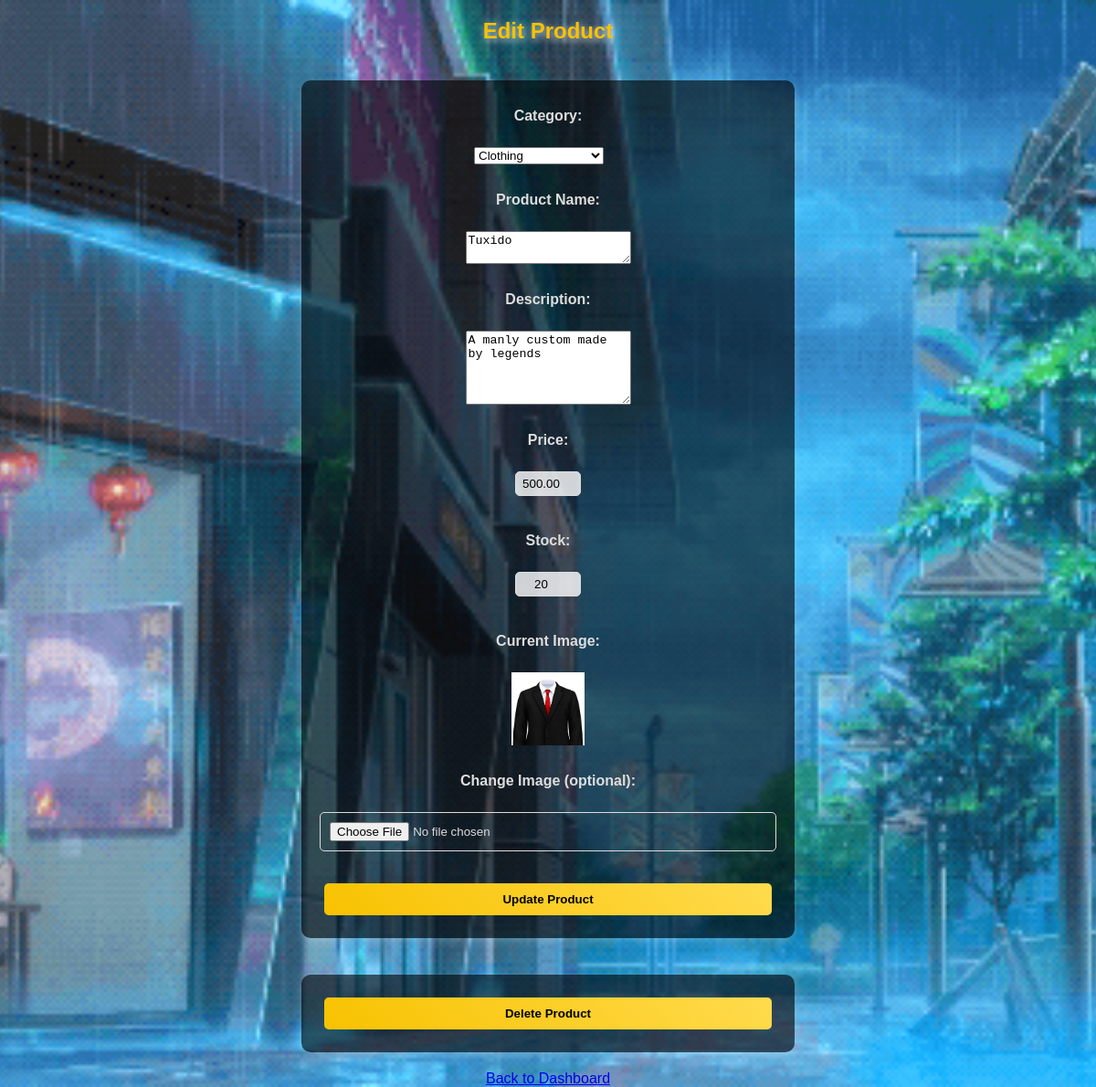
The page /admin/admin_edit_product.php?id=5 (signed in) on the database its author committed.
### tables this page shows
CREATE TABLE IF NOT EXISTS `products` (
  `id` int NOT NULL AUTO_INCREMENT,
  `category_id` int DEFAULT NULL,
  `name` varchar(100) NOT NULL,
  `description` text,
  `price` decimal(10,2) NOT NULL,
  `image` varchar(255) DEFAULT 'default.jpg',
  `created_at` timestamp NULL DEFAULT CURRENT_TIMESTAMP,
  `stock` int DEFAULT '0',
  PRIMARY KEY (`id`),
  KEY `category_id` (`category_id`)
);

CREATE TABLE IF NOT EXISTS `categories` (
  `id` int NOT NULL AUTO_INCREMENT,
  `name` varchar(100) NOT NULL,
  `description` text,
  `created_at` timestamp NULL DEFAULT CURRENT_TIMESTAMP,
  PRIMARY KEY (`id`)
);

### admin/admin_edit_product.php (the view, shortened to what this page needs)
<?php
include '../config.php';
$product_id = intval($_GET['id']);
$query = "SELECT * FROM products WHERE id='$product_id'";
$result = $conn->query($query);
$product = $result->fetch_assoc();
$catResult = $conn->query("SELECT * FROM categories");
?>
<!DOCTYPE html>
<html>
<head>
    <link rel="stylesheet" type="text/css" href="../styles.css">
</head>
<body>
    <h2>Edit Product</h2>
    <form method="POST" action="admin_edit_product.php?id=<?php echo $product_id; ?>" enctype="multipart/form-data">
        <label>Category:</label>
        <select name="category_id">
            <?php while($cat = $catResult->fetch_assoc()) { ?>
                <option value="<?php echo $cat['id']; ?>" <?php if($cat['id'] == $product['category_id']) echo 'selected'; ?>>
                    <?php echo htmlspecialchars($cat['name']); ?>
                </option>
            <?php } ?>
        </select><br>
        <label>Product Name:</label>
        <textarea name="name" required rows="2" cols="20"><?php echo htmlspecialchars($product['name']); ?></textarea>
        <label>Description:</label>
        <textarea name="description" required rows="5" cols="20"><?php echo htmlspecialchars($product['description']); ?></textarea>
        <label>Price:</label>
        <input type="number" name="price" step="0.01" value="<?php echo $product['price']; ?>" required>
        <label>Stock:</label>
        <input type="number" name="stock" step="0.01" value="<?php echo $product['stock']; ?>" required>
        <label>Current Image:</label>
        <img src="../images/<?php echo htmlspecialchars($product['image']); ?>" width="80" height="80">
        <label>Change Image (optional):</label>
        <input type="file" name="image">
        <button type="submit">Update Product</button>
    </form>
    <form method="POST" action="admin_edit_product.php?id=<?php echo $product_id; ?>" onsubmit="return confirm('Are you sure you want to delete this product?');">
        <button type="submit" name="delete">Delete Product</button>
    </form>
    <a href="admin_dashboard.php" >Back to Dashboard</a>
</body>
</html>

### styles.css (style rules this page uses)
body { font-family: Arial, sans-serif; background: url("edellaen.gif") no-repeat center center fixed; background-size: cover; color: #ddd; margin: 0; padding: 0; text-align: center; display: flex; flex-direction: column; min-height: 100vh; }
button { background: linear-gradient(45deg, #f8c200, #ffdb4d); color: black; padding: 10px 15px; border: none; border-radius: 5px; font-weight: bold; cursor: pointer; transition: 0.3s; }
h2 { color: #f8c200; text-shadow: 2px 2px 10px rgba(255, 255, 255, 0.8); }
form { display: flex; flex-wrap: wrap; justify-content: center; gap: 20px; width: 80%; max-width: 500px; background: rgba(0, 0, 0, 0.6); padding: 20px; border-radius: 10px; box-shadow: 0px 4px 8px rgba(255, 255, 255, 0.2); margin: 20px auto; text-align: center; }
form label { display: block; margin: 10px 0 5px; font-weight: bold; width: 100%; }
form input { width: 100%; padding: 10px; margin-bottom: 10px; border: 1px solid #ddd; border-radius: 5px; }
form button { width: 100%; padding: 10px; background: linear-gradient(45deg, #f8c200, #ffdb4d); border: none; border-radius: 5px; font-weight: bold; cursor: pointer; transition: 0.3s; }
button, a button { padding: 10px 15px; margin: 5px; background: linear-gradient(45deg, #f8c200, #ffdb4d); border: none; border-radius: 5px; font-weight: bold; cursor: pointer; transition: 0.3s; text-decoration: none; }
input[type="number"] { width: 60px; padding: 5px; text-align: center; border-radius: 5px; border: 1px solid #ddd; background: rgba(255, 255, 255, 0.8); }

### rows shown on the page
products: category_id "Clothing", name "Tuxido", description "A manly custom made by legends", price "500.00", stock "20", image (picture)
